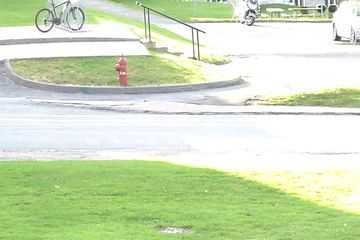
#> input picture lab02/data/pedestrian/input/in000052.jpg, 360 x 240 px, given in place of in000300.jpg, which was not available; the run also reads 1 picture not shown here
$ jupyter execute --allow-errors lab02.ipynb   (shell and % lines are left out)   (text cells are left out)
#> lines starting #> are read from the running program, lines starting #| are printed output that depends on the picture; after the words box and inside, x2 and y2 are one past the last pixel; in counts of white or black regions, pixels touching at a corner belong together; pictures that were not available may be replaced by others from this repository, and a replacement may not be noted
[cell 1]
import cv2
import numpy as np
import matplotlib.pyplot as plt

[cell 2]
I1 = cv2.imread('../data/lab2-3/pedestrian/input/in000300.jpg')
#> I1 is the input picture: shape (240, 360, 3); mean B, G, R 188.4, 222.8, 207.8
I1 = cv2.cvtColor(I1, cv2.COLOR_BGR2GRAY)
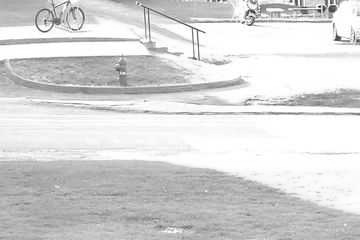
#> I1: shape (240, 360); min 31, max 255, mean 214.4
I1 = I1.astype('int')
#> `Diff = abs(I2 - I1).astype('uint8')`:
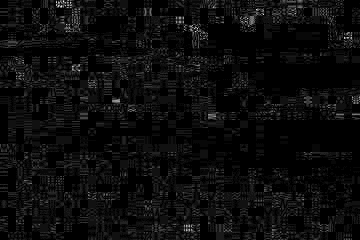
#> Diff: shape (240, 360); min 0, max 29, mean 1.4; drawn with min black and max white
#> `T, binarized = cv2.threshold(Diff, 50, 255, cv2.THRESH_BINARY)`: binarized: shape (240, 360); every value is 0
#> `T, binarized = cv2.threshold(Diff, 10, 255, cv2.THRESH_BINARY)`:
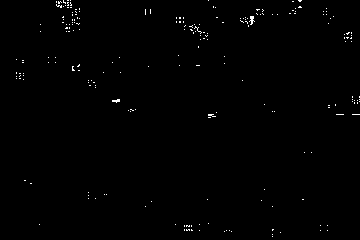
#> binarized: shape (240, 360); 0.56% white in thin lines or dots
#> `binarized = cv2.medianBlur(binarized, 7)`:
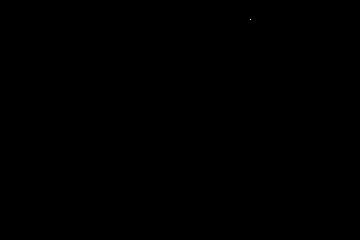
#> binarized: shape (240, 360); 0% white in thin lines or dots, all inside (x1, y1, x2, y2) = (250, 19, 251, 20)
#> `retval, labels, stats, centroids = cv2.connectedComponentsWithStats(bi..`: labels: shape (240, 360) int32; every value is 0
#> `retval, labels, stats, centroids = cv2.connectedComponentsWithStats(bi..`: retval = 1; stats = [[0, 0, 360, 240, 86400]]; centroids = [[179.5, 119.5]]

#> (the rest of this cell did not finish here and is left out)

[cell 3]
I1 = cv2.imread('../data/lab2-3/pedestrian/input/in000300.jpg')
I1 = cv2.cvtColor(I1, cv2.COLOR_BGR2GRAY)
I1 = I1.astype('int')

#> (the rest of this cell did not finish here and is left out)

[cell 4]
I1 = cv2.imread('../data/lab2-3/pedestrian/input/in000300.jpg')
I1 = cv2.cvtColor(I1, cv2.COLOR_BGR2GRAY)
I1 = I1.astype('int')

#> (the rest of this cell did not finish here and is left out)

[cell 5]
I1 = cv2.imread('../data/lab2-3/pedestrian/input/in000300.jpg')
I1 = cv2.cvtColor(I1, cv2.COLOR_BGR2GRAY)
I1 = I1.astype('int')

TP = 0
TN = 0
FP = 0
FN = 0

#> (the rest of this cell did not finish here and is left out)

[cell 6]
I1 = cv2.imread('../data/lab2-3/pedestrian/input/in000300.jpg')
I1 = cv2.cvtColor(I1, cv2.COLOR_BGR2GRAY)
I1 = I1.astype('int')

#> (the rest of this cell did not finish here and is left out)
